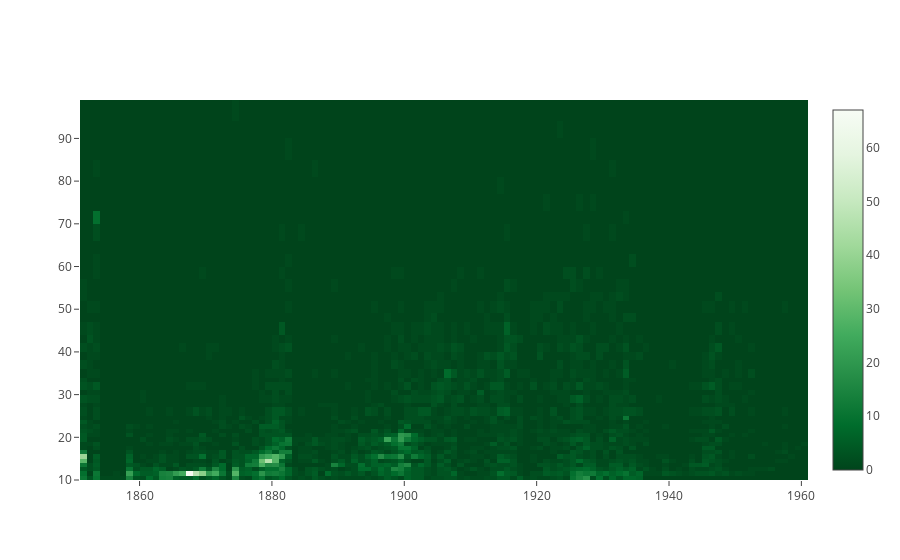

Notebook code for this chart:
### Code cell
yearbins = 200
floorbins = 200

yearBuiltCut = pd.cut(ny['YearBuilt'], np.linspace(ny['YearBuilt'].min(), ny['YearBuilt'].max(), yearbins))
numFloorsCut = pd.cut(ny['NumFloors'], np.logspace(1, np.log(ny['NumFloors'].max()), floorbins))

xlabels = np.floor(np.linspace(ny['YearBuilt'].min(), ny['YearBuilt'].max(), yearbins))
ylabels = np.floor(np.logspace(1, np.log(ny['NumFloors'].max()), floorbins))

data = [
    go.Heatmap(z = ny.groupby([numFloorsCut, yearBuiltCut])['BBL'].count().unstack().fillna(0).values,
              colorscale = 'Greens', x = xlabels, y = ylabels)
]

fig = go.Figure(data = data)

#py.iplot(data, filename = 'datashader-2d-hist')
plotly.offline.iplot(fig)

### Figure 1 — Plotly figure (JSON) as saved in the notebook; plotly's stock layout.template omitted (floating-point values rounded to 4 significant figures; data arrays with more than 128 entries replaced by an {"elided": "..."} marker saying what was removed)
{"data": [{"colorscale": "Greens", "type": "heatmap", "uid": "1353aeab-f23a-4534-a6f4-6be76573fdf6", "x": {"elided": "200 int values"}, "y": {"elided": "200 int values"}, "z": {"elided": "46x131 int values"}}], "layout": {}}
